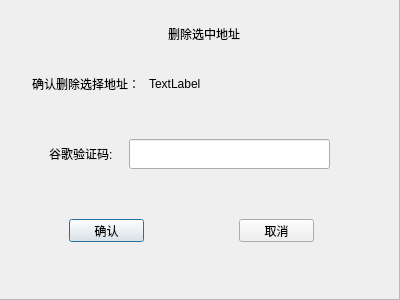
<?xml version="1.0" encoding="UTF-8"?>
<ui version="4.0">
 <class>CDelete_Big_Addr_Dlg</class>
 <widget class="QDialog" name="CDelete_Big_Addr_Dlg">
  <property name="geometry">
   <rect>
    <x>0</x>
    <y>0</y>
    <width>400</width>
    <height>300</height>
   </rect>
  </property>
  <property name="windowTitle">
   <string>Dialog</string>
  </property>
  <widget class="QFrame" name="frame">
   <property name="geometry">
    <rect>
     <x>-1</x>
     <y>-1</y>
     <width>401</width>
     <height>301</height>
    </rect>
   </property>
   <property name="frameShape">
    <enum>QFrame::StyledPanel</enum>
   </property>
   <property name="frameShadow">
    <enum>QFrame::Raised</enum>
   </property>
   <widget class="QLabel" name="label">
    <property name="geometry">
     <rect>
      <x>130</x>
      <y>20</y>
      <width>150</width>
      <height>30</height>
     </rect>
    </property>
    <property name="text">
     <string>删除选中地址</string>
    </property>
    <property name="alignment">
     <set>Qt::AlignCenter</set>
    </property>
   </widget>
   <widget class="QLabel" name="lbl_DeleteBigAddr_question">
    <property name="geometry">
     <rect>
      <x>30</x>
      <y>70</y>
      <width>111</width>
      <height>30</height>
     </rect>
    </property>
    <property name="text">
     <string>确认删除选择地址：</string>
    </property>
    <property name="alignment">
     <set>Qt::AlignRight|Qt::AlignTrailing|Qt::AlignVCenter</set>
    </property>
   </widget>
   <widget class="QLabel" name="lbl_DeleteBigAddr_googleCode">
    <property name="geometry">
     <rect>
      <x>50</x>
      <y>140</y>
      <width>71</width>
      <height>30</height>
     </rect>
    </property>
    <property name="text">
     <string>谷歌验证码:</string>
    </property>
   </widget>
   <widget class="QLineEdit" name="le_verify_code">
    <property name="geometry">
     <rect>
      <x>130</x>
      <y>140</y>
      <width>201</width>
      <height>30</height>
     </rect>
    </property>
   </widget>
   <widget class="QPushButton" name="btn_OK">
    <property name="geometry">
     <rect>
      <x>70</x>
      <y>220</y>
      <width>75</width>
      <height>23</height>
     </rect>
    </property>
    <property name="text">
     <string>确认</string>
    </property>
   </widget>
   <widget class="QPushButton" name="btn_Cancel">
    <property name="geometry">
     <rect>
      <x>240</x>
      <y>220</y>
      <width>75</width>
      <height>23</height>
     </rect>
    </property>
    <property name="text">
     <string>取消</string>
    </property>
   </widget>
   <widget class="QLabel" name="label_Delete_address">
    <property name="geometry">
     <rect>
      <x>150</x>
      <y>70</y>
      <width>151</width>
      <height>30</height>
     </rect>
    </property>
    <property name="text">
     <string>TextLabel</string>
    </property>
   </widget>
  </widget>
 </widget>
 <resources/>
 <connections/>
</ui>
